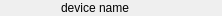
<?xml version="1.0" encoding="UTF-8"?>
<ui version="4.0">
 <class>TabLabel</class>
 <widget class="QWidget" name="TabLabel">
  <property name="geometry">
   <rect>
    <x>0</x>
    <y>0</y>
    <width>222</width>
    <height>16</height>
   </rect>
  </property>
  <property name="sizePolicy">
   <sizepolicy hsizetype="Minimum" vsizetype="Minimum">
    <horstretch>0</horstretch>
    <verstretch>0</verstretch>
   </sizepolicy>
  </property>
  <property name="windowTitle">
   <string notr="true">Tab Label</string>
  </property>
  <layout class="QHBoxLayout" name="horizontalLayout">
   <property name="sizeConstraint">
    <enum>QLayout::SetMinAndMaxSize</enum>
   </property>
   <property name="topMargin">
    <number>0</number>
   </property>
   <property name="bottomMargin">
    <number>0</number>
   </property>
   <item>
    <spacer name="horizontalSpacer">
     <property name="orientation">
      <enum>Qt::Horizontal</enum>
     </property>
     <property name="sizeType">
      <enum>QSizePolicy::Fixed</enum>
     </property>
     <property name="sizeHint" stdset="0">
      <size>
       <width>10</width>
       <height>0</height>
      </size>
     </property>
    </spacer>
   </item>
   <item>
    <widget class="QLabel" name="icon">
     <property name="text">
      <string/>
     </property>
    </widget>
   </item>
   <item>
    <spacer name="horizontalSpacer_2">
     <property name="orientation">
      <enum>Qt::Horizontal</enum>
     </property>
     <property name="sizeType">
      <enum>QSizePolicy::Fixed</enum>
     </property>
     <property name="sizeHint" stdset="0">
      <size>
       <width>10</width>
       <height>0</height>
      </size>
     </property>
    </spacer>
   </item>
   <item>
    <widget class="QLabel" name="name">
     <property name="sizePolicy">
      <sizepolicy hsizetype="Fixed" vsizetype="Minimum">
       <horstretch>0</horstretch>
       <verstretch>0</verstretch>
      </sizepolicy>
     </property>
     <property name="minimumSize">
      <size>
       <width>150</width>
       <height>0</height>
      </size>
     </property>
     <property name="maximumSize">
      <size>
       <width>150</width>
       <height>16777215</height>
      </size>
     </property>
     <property name="text">
      <string>device name</string>
     </property>
     <property name="wordWrap">
      <bool>true</bool>
     </property>
    </widget>
   </item>
  </layout>
 </widget>
 <resources/>
 <connections/>
</ui>
